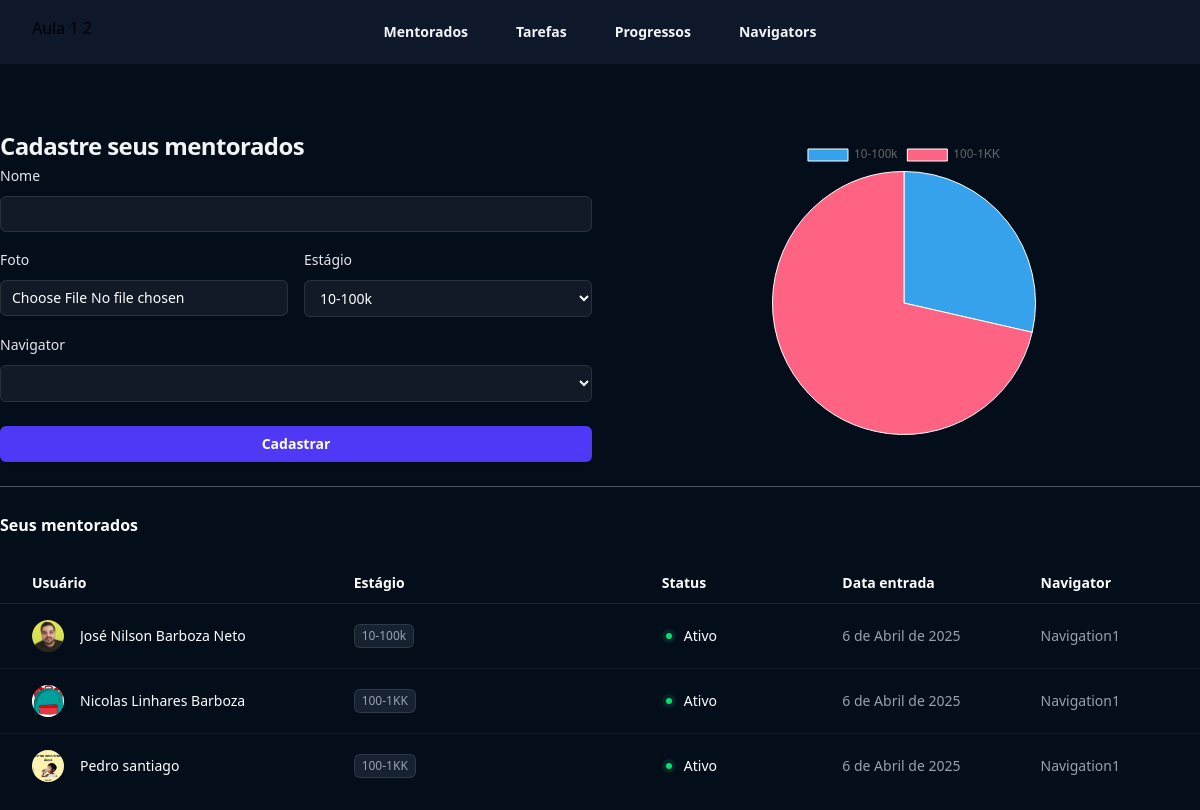
Page /mentorados/ (signed in) on the committed database.
### mentorados/models.py (models this page shows, shortened)
class Mentorados(models.Model):
    estagio_choices = (
        ('E1', '10-100k'),
        ('E2', '100-1KK')
    )
    nome = models.CharField(max_length=255)
    foto = models.ImageField(upload_to='fotos', null=True, blank=True)
    estagio = models.CharField(max_length=2, choices=estagio_choices)
    navigator = models.ForeignKey(Navigators, null=True, blank=True, on_delete=models.SET_NULL)
    user = models.ForeignKey(User, on_delete=models.CASCADE)
    criado_em = models.DateField(auto_now_add=True)
    token = models.CharField(max_length=16, null=True, blank=True)
    def __str__(self):
        return self.nome

class Navigators(models.Model):
    nome = models.CharField(max_length=255)
    user = models.ForeignKey(User, on_delete=models.CASCADE)

### mentorados/views.py (the view, shortened to what this page needs)
# urls.py: path('mentorados/', include('mentorados.urls')),
def mentorados(request):
    if not request.user.is_authenticated:
        return redirect('login')
    if request.method == 'GET':
        navigators = Navigators.objects.filter(user=request.user)
        mentorados = Mentorados.objects.filter(user=request.user)
        print(mentorados)
        estagios_flat = [i[1] for i in Mentorados.estagio_choices]
        qtd_estagios = []
        for i, j in Mentorados.estagio_choices:
            qtd_estagios.append(Mentorados.objects.filter(estagio=i).count())
        return render(request, 'mentorados.html', {'estagios': Mentorados.estagio_choices, 'navigators': navigators, 'mentorados': mentorados,'estagios_flat': estagios_flat, 'qtd_estagios': qtd_estagios})

### mentorados/templates/mentorados.html (shortened to what this page needs)
{% extends "base.html" %}
{% load static %}
{% block 'body' %}
<header class="bg-slate-900">
    <nav class="flex items-center justify-between p-4 lg:px-8" aria-label="Global">
        <div class="flex lg:flex-1">
Aula 1 2
        <a href="#" class="-m-1.5 p-1.5">
        </a>
        </div>
    <div class="hidden lg:flex lg:gap-x-12">
        <a href="#" class="text-sm/6 font-semibold text-gray-100">Mentorados</a>
        <a href="#" class="text-sm/6 font-semibold text-gray-100">Tarefas</a>
        <a href="#" class="text-sm/6 font-semibold text-gray-100">Progressos</a>
        <a href="#" class="text-sm/6 font-semibold text-gray-100">Navigators</a>
    </div>
    </nav>
</header>
<div class="bg-[#040e1b] min-h-screen">
    <div class="max-w-7xl mx-auto py-12">
        <div class="grid grid-cols-2 gap-4">
            <div>
                <form action="{% url 'mentorados'%}" method="POST" enctype='multipart/form-data'> {% csrf_token %}
                <h2 class="mt-4 text-2xl/9 font-bold tracking-tight text-gray-100">Cadastre seus mentorados</h2>
 <div>
    <label for="email" class="block text-sm/6 font-medium text-gray-200">Nome</label>
    <div class="mt-2">
        <input type="text" name="nome" required class="block w-full rounded-md bg-white/5 px-3 py-1.5 text-base text-white outline outline-1 -outline-offset-1 outline-white/10 placeholder:text-gray-500 focus:outline focus:outline-2 focus:-outline-offset-2 focus:outline-indigo-500 sm:text-sm/6">
    </div>
 </div>
 <div class="grid grid-cols-2 gap-4 mt-4">
    <div>
        <label class="block text-sm/6 font-medium text-gray-200">Foto</label>
    <div class="mt-2">
        <input type="file" name="foto" id="foto" autocomplete="foto" required class="block w-full rounded-md bg-white/5 px-3 py-1.5 text-base text-white outline outline-1 -outline-offset-1 outline-white/10 placeholder:text-gray-500 focus:outline focus:outline-2 focus:-outline-offset-2 focus:outline-indigo-500 sm:text-sm/6">
    </div>
 </div>
 <div>
    <label class="block text-sm/6 font-medium text-gray-200">Estágio</label>
    <div class="mt-2">
        <select name="estagio" id="" class="block w-full rounded-md bg-white/5 px-3 py-2 text-base text-white outline outline-1 -outline-offset-1 outline-white/10 placeholder:text-gray-500 focus:outline focus:outline-2 focus:-outline-offset-2 focus:outline-indigo-500 sm:text-sm/6">
        {% for estagio in estagios %}
            <option class="text-slate-900" value="{{estagio.0}}">{{estagio.1}}</option>
        {% endfor %}
        </select>
    </div>
 </div>
 </div>
 <div class="mt-4">
    <label class="block text-sm/6 font-medium text-gray-200">Navigator</label>
    <div class="mt-2">
        <select name="navigator" id="" class="block w-full rounded-md bg-white/5 px-3 py-2 text-base text-white outline outline-1 -outline-offset-1 outline-white/10 placeholder:text-gray-500 focus:outline focus:outline-2 focus:-outline-offset-2 focus:outline-indigo-500 sm:text-sm/6">
        </select>
    </div>
 <br>
    <button type="submit" class="flex w-full justify-center cursor-pointer rounded-md bg-indigo-600 px-3 py-1.5 text-sm/6 font-semibold text-white shadow-sm hover:bg-indigo-500 focus-visible:outline focus-visible:outline-2 focus-visible:outline-offset-2 focus-visible:outline-indigo-600">Cadastrar</button>
 </div>
                </form>
            </div>
    <div class="flex justify-center items-center w-1/2 mx-auto">
        <canvas id="myChart" class="w-24 h-24"></canvas>
    </div>
 </div>
    <div class="mt-6">
    <hr class="border-gray-600">
 <br>
    <h2 class="text-base/7 font-semibold text-white ">Seus mentorados</h2>
    <table class="mt-6 w-full whitespace-nowrap text-left">
    <colgroup>
    <col class="w-full sm:w-4/12">
    <col class="lg:w-4/12">
    <col class="lg:w-2/12">
    <col class="lg:w-1/12">
    <col class="lg:w-1/12">
    </colgroup>
    <thead class="border-b border-white/10 text-sm/6 text-white">
        <tr>
            <th scope="col" class="py-2 pl-4 pr-8 font-semibold sm:pl-6 lg:pl-8">Usuário</th>
            <th scope="col" class="hidden py-2 pl-0 pr-8 font-semibold sm:table-cell">Estágio</th>
            <th scope="col" class="py-2 pl-0 pr-4 text-right font-semibold sm:pr-8 sm:text-left lg:pr-20">Status</th>
            <th scope="col" class="hidden py-2 pl-0 pr-8 font-semibold md:table-cell lg:pr-20">Data entrada</th>
            <th scope="col" class="hidden py-2 pl-0 pr-8 font-semibold md:table-cell lg:pr-20">Navigator</th>
        </tr>
    </thead>
    <tbody class="divide-y divide-white/5">
        {%for mentorado in mentorados %}
            <tr>
                <td class="py-4 pl-4 pr-8 sm:pl-6 lg:pl-8">
                    <a href="http://127.0.0.1:8000/reunioes/tarefa/{{mentorado.id}}">
                <div class="flex items-center gap-x-4">
                <img src="{{mentorado.foto.url}}" alt="" class="size-8 rounded-full bg-gray-800">
                <div class="truncate text-sm/6 font-medium text-white">{{mentorado.nome}}</div>
            </div>
            </td>
            <td class="hidden py-4 pl-0 pr-4 sm:table-cell sm:pr-8">
                <div class="flex gap-x-3">
                <div class="rounded-md bg-gray-700/40 px-2 py-1 text-xs font-medium text-gray-400 ring-1 ring-inset ring-white/10">{{mentorado.get_estagio_display}}</div>
                </div>
            </td>
            <td class="py-4 pl-0 pr-4 text-sm/6 sm:pr-8 lg:pr-20">
                <div class="flex items-center justify-end gap-x-2 sm:justify-start">
                <div class="flex-none rounded-full bg-green-400/10 p-1 text-green-400">
                <div class="size-1.5 rounded-full bg-current"></div>
                </div>
                <div class="hidden text-white sm:block">Ativo</div>
                </div>
            </td>
                <td class="hidden py-4 pl-0 pr-8 text-sm/6 text-gray-400 md:table-cell lg:pr-20">{{mentorado.criado_em}}</td>
                <td class="hidden py-4 pl-0 pr-8 text-sm/6 text-gray-400 md:table-cell lg:pr-20">
                {{mentorado.navigator.nome}}
                </td>
            </tr>
        {%endfor%}
    </tbody>
    </table>
    </div>
 </div>
<script>
  const ctx = document.getElementById('myChart');
  new Chart(ctx, {
    type: 'pie',
    data: {
      labels: {{estagios_flat|safe}},
      datasets: [{
        label: '',
        data: {{qtd_estagios|safe}},
        borderWidth: 1
      }]
    },
  });
</script>
 </div>
{% endblock 'body' %}

### templates/base.html (shortened to what this page needs)
<!DOCTYPE html>
<html lang="en">
<head>
    <script src="https://unpkg.com/@tailwindcss/browser@4"></script>
    {% block 'head' %}{% endblock 'head' %} </head>
<body>
    {% block 'body' %}{% endblock 'body' %} </body>
</html>

### rows in the picture
Mentorados: foto (picture), nome "José Nilson Barboza Neto", estagio "10-100k", criado_em "6 de Abril de 2025", navigator.nome "Navigation1"
Mentorados: foto (picture), nome "Nicolas Linhares Barboza", estagio "100-1KK", criado_em "6 de Abril de 2025", navigator.nome "Navigation1"
Mentorados: foto (picture), nome "Pedro santiago", estagio "100-1KK", criado_em "6 de Abril de 2025", navigator.nome "Navigation1"

### other values in the picture
form field estagio "10-100k"
chart data {{ qtd_estagios|safe }} [2, 5]
